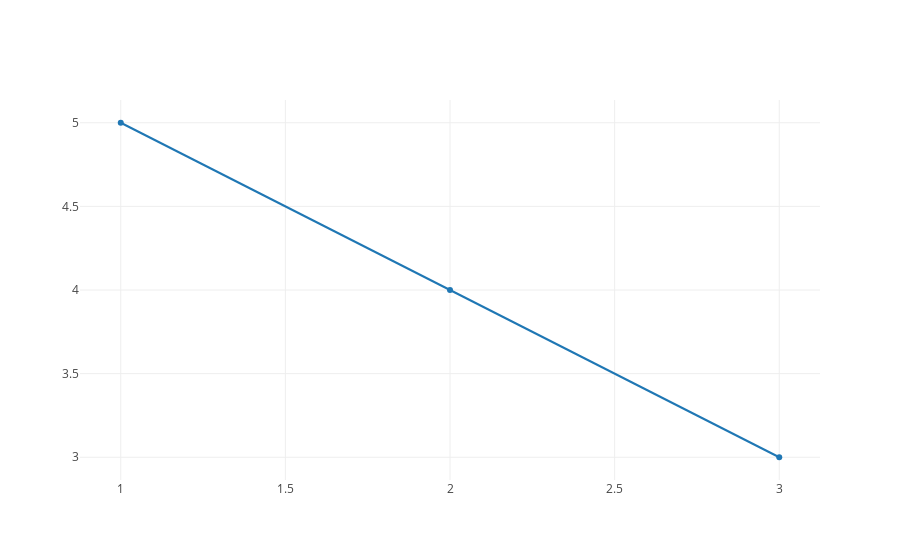

Notebook code for this chart:
### Markdown cell above
## Single line plot

* Notice the argument is a list containing a single dictionary

### Code cell
pyo.iplot([{'x': [1, 2, 3], 'y':[5, 4, 3]}])

### Figure 1 — Plotly figure (JSON) as saved in the notebook; plotly's stock layout.template omitted (floating-point values rounded to 4 significant figures)
{"data": [{"type": "scatter", "uid": "3a91bdf3-720f-45c4-95a6-b93a3411d02d", "x": [1, 2, 3], "y": [5, 4, 3]}], "layout": {}}
